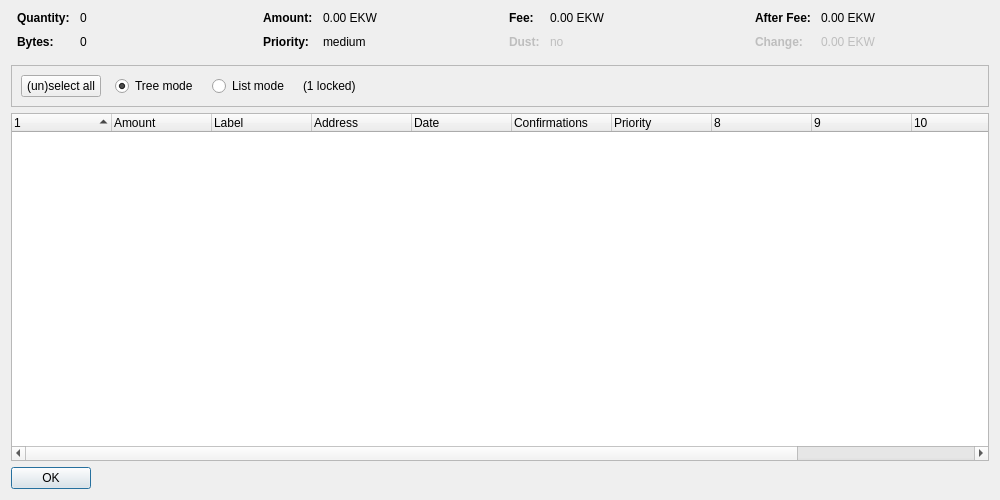
<?xml version="1.0" encoding="UTF-8"?>
<ui version="4.0">
 <class>CoinControlDialog</class>
 <widget class="QDialog" name="CoinControlDialog">
  <property name="geometry">
   <rect>
    <x>0</x>
    <y>0</y>
    <width>1000</width>
    <height>500</height>
   </rect>
  </property>
  <property name="windowTitle">
   <string>Coin Control Address Selection</string>
  </property>
  <layout class="QVBoxLayout" name="verticalLayout">
   <item>
    <layout class="QHBoxLayout" name="horizontalLayoutTop" stretch="0,0,0,0">
     <property name="topMargin">
      <number>0</number>
     </property>
     <property name="bottomMargin">
      <number>10</number>
     </property>
     <item>
      <layout class="QFormLayout" name="formLayoutCoinControl1">
       <property name="horizontalSpacing">
        <number>10</number>
       </property>
       <property name="verticalSpacing">
        <number>10</number>
       </property>
       <property name="leftMargin">
        <number>6</number>
       </property>
       <property name="rightMargin">
        <number>6</number>
       </property>
       <item row="0" column="0">
        <widget class="QLabel" name="labelCoinControlQuantityText">
         <property name="font">
          <font>
           <weight>75</weight>
           <bold>true</bold>
          </font>
         </property>
         <property name="text">
          <string>Quantity:</string>
         </property>
        </widget>
       </item>
       <item row="0" column="1">
        <widget class="QLabel" name="labelCoinControlQuantity">
         <property name="cursor">
          <cursorShape>IBeamCursor</cursorShape>
         </property>
         <property name="contextMenuPolicy">
          <enum>Qt::ActionsContextMenu</enum>
         </property>
         <property name="text">
          <string notr="true">0</string>
         </property>
         <property name="textInteractionFlags">
          <set>Qt::LinksAccessibleByMouse|Qt::TextSelectableByKeyboard|Qt::TextSelectableByMouse</set>
         </property>
        </widget>
       </item>
       <item row="1" column="0">
        <widget class="QLabel" name="labelCoinControlBytesText">
         <property name="font">
          <font>
           <weight>75</weight>
           <bold>true</bold>
          </font>
         </property>
         <property name="text">
          <string>Bytes:</string>
         </property>
        </widget>
       </item>
       <item row="1" column="1">
        <widget class="QLabel" name="labelCoinControlBytes">
         <property name="cursor">
          <cursorShape>IBeamCursor</cursorShape>
         </property>
         <property name="contextMenuPolicy">
          <enum>Qt::ActionsContextMenu</enum>
         </property>
         <property name="text">
          <string notr="true">0</string>
         </property>
         <property name="textInteractionFlags">
          <set>Qt::LinksAccessibleByMouse|Qt::TextSelectableByKeyboard|Qt::TextSelectableByMouse</set>
         </property>
        </widget>
       </item>
      </layout>
     </item>
     <item>
      <layout class="QFormLayout" name="formLayoutCoinControl2">
       <property name="horizontalSpacing">
        <number>10</number>
       </property>
       <property name="verticalSpacing">
        <number>10</number>
       </property>
       <property name="leftMargin">
        <number>6</number>
       </property>
       <property name="rightMargin">
        <number>6</number>
       </property>
       <item row="0" column="0">
        <widget class="QLabel" name="labelCoinControlAmountText">
         <property name="font">
          <font>
           <weight>75</weight>
           <bold>true</bold>
          </font>
         </property>
         <property name="text">
          <string>Amount:</string>
         </property>
        </widget>
       </item>
       <item row="0" column="1">
        <widget class="QLabel" name="labelCoinControlAmount">
         <property name="cursor">
          <cursorShape>IBeamCursor</cursorShape>
         </property>
         <property name="contextMenuPolicy">
          <enum>Qt::ActionsContextMenu</enum>
         </property>
         <property name="text">
          <string notr="true">0.00 EKW</string>
         </property>
         <property name="textInteractionFlags">
          <set>Qt::LinksAccessibleByMouse|Qt::TextSelectableByKeyboard|Qt::TextSelectableByMouse</set>
         </property>
        </widget>
       </item>
       <item row="1" column="0">
        <widget class="QLabel" name="labelCoinControlPriorityText">
         <property name="font">
          <font>
           <weight>75</weight>
           <bold>true</bold>
          </font>
         </property>
         <property name="text">
          <string>Priority:</string>
         </property>
        </widget>
       </item>
       <item row="1" column="1">
        <widget class="QLabel" name="labelCoinControlPriority">
         <property name="cursor">
          <cursorShape>IBeamCursor</cursorShape>
         </property>
         <property name="contextMenuPolicy">
          <enum>Qt::ActionsContextMenu</enum>
         </property>
         <property name="text">
          <string notr="true">medium</string>
         </property>
         <property name="textInteractionFlags">
          <set>Qt::LinksAccessibleByMouse|Qt::TextSelectableByKeyboard|Qt::TextSelectableByMouse</set>
         </property>
        </widget>
       </item>
      </layout>
     </item>
     <item>
      <layout class="QFormLayout" name="formLayoutCoinControl3">
       <property name="horizontalSpacing">
        <number>10</number>
       </property>
       <property name="verticalSpacing">
        <number>10</number>
       </property>
       <property name="leftMargin">
        <number>6</number>
       </property>
       <property name="rightMargin">
        <number>6</number>
       </property>
       <item row="0" column="0">
        <widget class="QLabel" name="labelCoinControlFeeText">
         <property name="font">
          <font>
           <weight>75</weight>
           <bold>true</bold>
          </font>
         </property>
         <property name="text">
          <string>Fee:</string>
         </property>
        </widget>
       </item>
       <item row="0" column="1">
        <widget class="QLabel" name="labelCoinControlFee">
         <property name="cursor">
          <cursorShape>IBeamCursor</cursorShape>
         </property>
         <property name="contextMenuPolicy">
          <enum>Qt::ActionsContextMenu</enum>
         </property>
         <property name="text">
          <string notr="true">0.00 EKW</string>
         </property>
         <property name="textInteractionFlags">
          <set>Qt::LinksAccessibleByMouse|Qt::TextSelectableByKeyboard|Qt::TextSelectableByMouse</set>
         </property>
        </widget>
       </item>
       <item row="1" column="0">
        <widget class="QLabel" name="labelCoinControlLowOutputText">
         <property name="enabled">
          <bool>false</bool>
         </property>
         <property name="font">
          <font>
           <weight>75</weight>
           <bold>true</bold>
          </font>
         </property>
         <property name="text">
          <string>Dust:</string>
         </property>
        </widget>
       </item>
       <item row="1" column="1">
        <widget class="QLabel" name="labelCoinControlLowOutput">
         <property name="enabled">
          <bool>false</bool>
         </property>
         <property name="cursor">
          <cursorShape>IBeamCursor</cursorShape>
         </property>
         <property name="contextMenuPolicy">
          <enum>Qt::ActionsContextMenu</enum>
         </property>
         <property name="text">
          <string notr="true">no</string>
         </property>
         <property name="textInteractionFlags">
          <set>Qt::LinksAccessibleByMouse|Qt::TextSelectableByKeyboard|Qt::TextSelectableByMouse</set>
         </property>
        </widget>
       </item>
      </layout>
     </item>
     <item>
      <layout class="QFormLayout" name="formLayoutCoinControl4">
       <property name="horizontalSpacing">
        <number>10</number>
       </property>
       <property name="verticalSpacing">
        <number>10</number>
       </property>
       <property name="leftMargin">
        <number>6</number>
       </property>
       <property name="rightMargin">
        <number>6</number>
       </property>
       <item row="0" column="0">
        <widget class="QLabel" name="labelCoinControlAfterFeeText">
         <property name="font">
          <font>
           <weight>75</weight>
           <bold>true</bold>
          </font>
         </property>
         <property name="text">
          <string>After Fee:</string>
         </property>
        </widget>
       </item>
       <item row="0" column="1">
        <widget class="QLabel" name="labelCoinControlAfterFee">
         <property name="cursor">
          <cursorShape>IBeamCursor</cursorShape>
         </property>
         <property name="contextMenuPolicy">
          <enum>Qt::ActionsContextMenu</enum>
         </property>
         <property name="text">
          <string notr="true">0.00 EKW</string>
         </property>
         <property name="textInteractionFlags">
          <set>Qt::LinksAccessibleByMouse|Qt::TextSelectableByKeyboard|Qt::TextSelectableByMouse</set>
         </property>
        </widget>
       </item>
       <item row="1" column="0">
        <widget class="QLabel" name="labelCoinControlChangeText">
         <property name="enabled">
          <bool>false</bool>
         </property>
         <property name="font">
          <font>
           <weight>75</weight>
           <bold>true</bold>
          </font>
         </property>
         <property name="text">
          <string>Change:</string>
         </property>
        </widget>
       </item>
       <item row="1" column="1">
        <widget class="QLabel" name="labelCoinControlChange">
         <property name="enabled">
          <bool>false</bool>
         </property>
         <property name="cursor">
          <cursorShape>IBeamCursor</cursorShape>
         </property>
         <property name="contextMenuPolicy">
          <enum>Qt::ActionsContextMenu</enum>
         </property>
         <property name="text">
          <string notr="true">0.00 EKW</string>
         </property>
         <property name="textInteractionFlags">
          <set>Qt::LinksAccessibleByMouse|Qt::TextSelectableByKeyboard|Qt::TextSelectableByMouse</set>
         </property>
        </widget>
       </item>
      </layout>
     </item>
    </layout>
   </item>
   <item>
    <widget class="QFrame" name="frame">
     <property name="minimumSize">
      <size>
       <width>0</width>
       <height>40</height>
      </size>
     </property>
     <property name="frameShape">
      <enum>QFrame::StyledPanel</enum>
     </property>
     <property name="frameShadow">
      <enum>QFrame::Sunken</enum>
     </property>
     <layout class="QHBoxLayout" name="horizontalLayout">
      <item>
       <layout class="QHBoxLayout" name="horizontalLayoutPanel" stretch="0,0,0,0,0">
        <property name="spacing">
         <number>14</number>
        </property>
        <item>
         <widget class="QPushButton" name="pushButtonSelectAll">
          <property name="sizePolicy">
           <sizepolicy hsizetype="Maximum" vsizetype="Fixed">
            <horstretch>0</horstretch>
            <verstretch>0</verstretch>
           </sizepolicy>
          </property>
          <property name="text">
           <string>(un)select all</string>
          </property>
         </widget>
        </item>
        <item>
         <widget class="QRadioButton" name="radioTreeMode">
          <property name="sizePolicy">
           <sizepolicy hsizetype="Maximum" vsizetype="Fixed">
            <horstretch>0</horstretch>
            <verstretch>0</verstretch>
           </sizepolicy>
          </property>
          <property name="text">
           <string>Tree mode</string>
          </property>
          <property name="checked">
           <bool>true</bool>
          </property>
         </widget>
        </item>
        <item>
         <widget class="QRadioButton" name="radioListMode">
          <property name="sizePolicy">
           <sizepolicy hsizetype="Maximum" vsizetype="Fixed">
            <horstretch>0</horstretch>
            <verstretch>0</verstretch>
           </sizepolicy>
          </property>
          <property name="text">
           <string>List mode</string>
          </property>
         </widget>
        </item>
        <item>
         <widget class="QLabel" name="labelLocked">
          <property name="text">
           <string notr="true">(1 locked)</string>
          </property>
         </widget>
        </item>
        <item>
         <spacer name="horizontalSpacer">
          <property name="orientation">
           <enum>Qt::Horizontal</enum>
          </property>
          <property name="sizeHint" stdset="0">
           <size>
            <width>40</width>
            <height>20</height>
           </size>
          </property>
         </spacer>
        </item>
       </layout>
      </item>
     </layout>
    </widget>
   </item>
   <item>
    <widget class="CoinControlTreeWidget" name="treeWidget">
     <property name="contextMenuPolicy">
      <enum>Qt::CustomContextMenu</enum>
     </property>
     <property name="sortingEnabled">
      <bool>false</bool>
     </property>
     <property name="columnCount">
      <number>12</number>
     </property>
     <attribute name="headerShowSortIndicator" stdset="0">
      <bool>true</bool>
     </attribute>
     <attribute name="headerStretchLastSection">
      <bool>false</bool>
     </attribute>
     <column>
      <property name="text">
       <string/>
      </property>
     </column>
     <column>
      <property name="text">
       <string>Amount</string>
      </property>
     </column>
     <column>
      <property name="text">
       <string notr="true">Label</string>
      </property>
     </column>
     <column>
      <property name="text">
       <string>Address</string>
      </property>
     </column>
     <column>
      <property name="text">
       <string>Date</string>
      </property>
     </column>
     <column>
      <property name="text">
       <string>Confirmations</string>
      </property>
      <property name="toolTip">
       <string>Confirmed</string>
      </property>
     </column>
     <column>
      <property name="text">
       <string>Priority</string>
      </property>
     </column>
     <column>
      <property name="text">
       <string/>
      </property>
     </column>
     <column>
      <property name="text">
       <string/>
      </property>
     </column>
     <column>
      <property name="text">
       <string/>
      </property>
     </column>
     <column>
      <property name="text">
       <string/>
      </property>
     </column>
     <column>
      <property name="text">
       <string/>
      </property>
     </column>
    </widget>
   </item>
   <item>
    <widget class="QDialogButtonBox" name="buttonBox">
     <property name="sizePolicy">
      <sizepolicy hsizetype="Maximum" vsizetype="Fixed">
       <horstretch>0</horstretch>
       <verstretch>0</verstretch>
      </sizepolicy>
     </property>
     <property name="orientation">
      <enum>Qt::Horizontal</enum>
     </property>
     <property name="standardButtons">
      <set>QDialogButtonBox::Ok</set>
     </property>
    </widget>
   </item>
  </layout>
 </widget>
 <customwidgets>
  <customwidget>
   <class>CoinControlTreeWidget</class>
   <extends>QTreeWidget</extends>
   <header>coincontroltreewidget.h</header>
  </customwidget>
 </customwidgets>
 <resources/>
 <connections/>
</ui>
